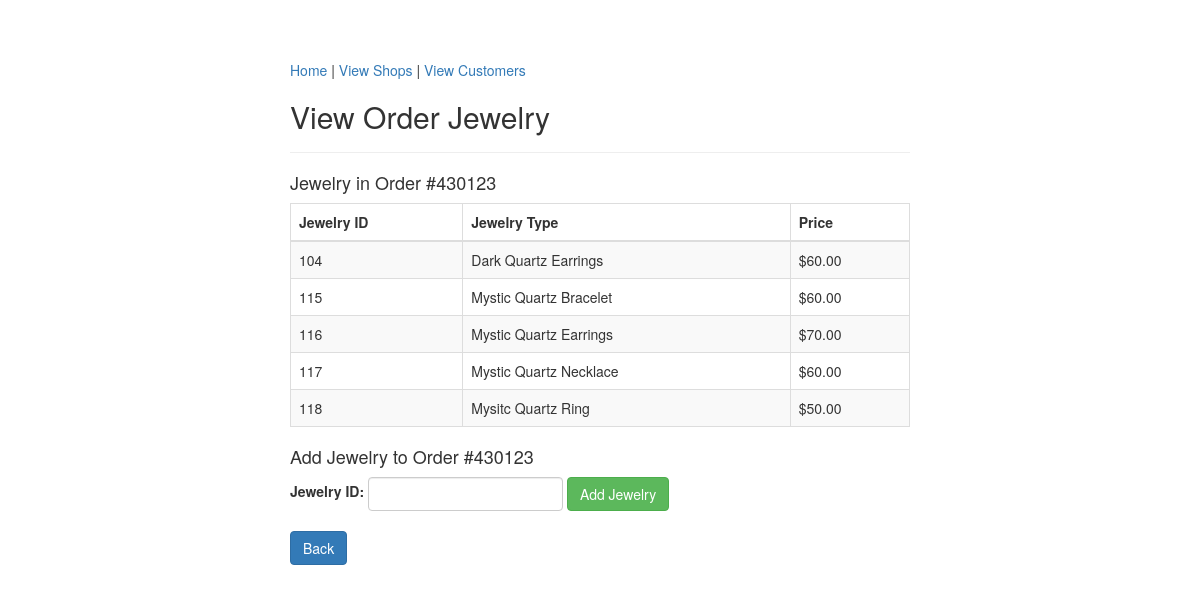
The app's page /viewOrderJewelry.php?order_number=430123, older data.
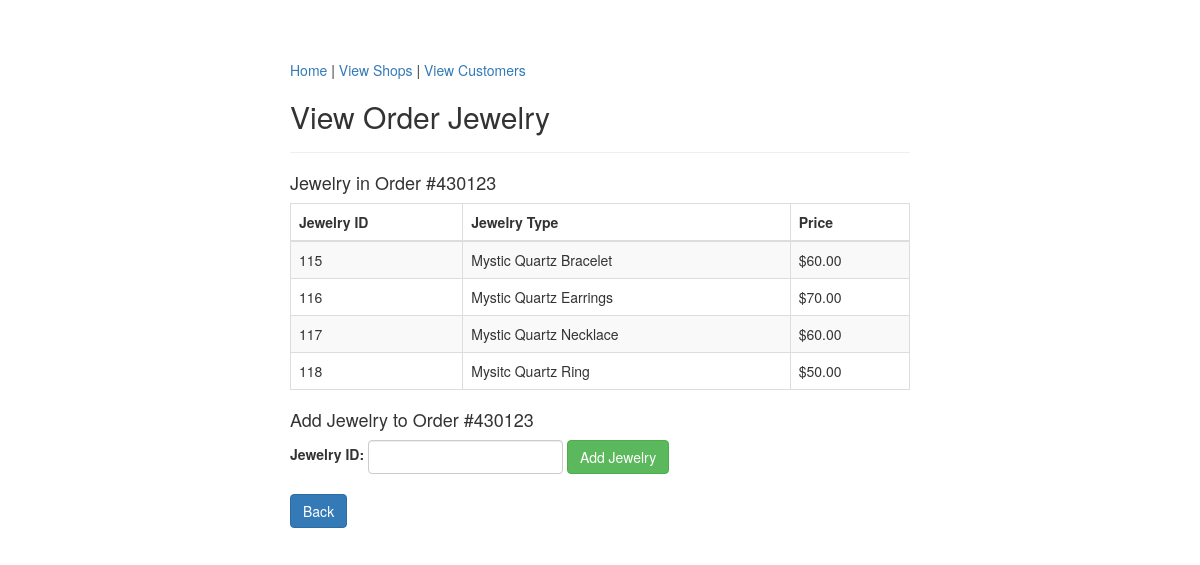
The same page, newer data.
### tables this page shows
CREATE TABLE `fp_order_jewelry` (
  `jewelry_id` int(11) NOT NULL,
  `order_number` int(11) NOT NULL
);

CREATE TABLE `fp_jewelry` (
  `jewelry_id` int(11) NOT NULL,
  `type` varchar(30) NOT NULL,
  `primary_material` varchar(30) NOT NULL,
  `price` int(11) NOT NULL,
  `order_number` int(11) DEFAULT NULL
);

### viewOrderJewelry.php (the view, shortened to what this page needs)
<?php
    require_once "config.php";
?>
<!DOCTYPE html>
<html lang="en">
<head>
    <link rel="stylesheet" href="https://maxcdn.bootstrapcdn.com/bootstrap/3.3.7/css/bootstrap.css">
</head>
<body>
    <div class="wrapper">
        <div class="container-fluid">
            <div class="row">
                <div class="col-md-12">
                    <div class="page-header clearfix">
                        <nav>
                            <a href="index.php">Home</a> |
                            <a href="viewShops.php">View Shops</a> |
                            <a href="viewCustomers.php">View Customers</a>
                        </nav>
                        <h2 class="pull-left">View Order Jewelry</h2>
                    </div>
<?php
if(isset($_SESSION["order_number"]) ){
    $sql = "SELECT o.jewelry_id, j.type, j.price
        FROM fp_order_jewelry o
        JOIN fp_jewelry j ON o.jewelry_id = j.jewelry_id
        WHERE o.order_number = ?";
    if($stmt = mysqli_prepare($link, $sql)){
        mysqli_stmt_bind_param($stmt, "s", $param_cid);
        if(mysqli_stmt_execute($stmt)){
            $result = mysqli_stmt_get_result($stmt);
			echo "<h4> Jewelry in Order #". $_SESSION["order_number"] ."</h4><p>";
			if(mysqli_num_rows($result) > 0){
				echo "<table class='table table-bordered table-striped'>";
                    echo "<thead>";
                        echo "<tr>";
				echo "<th>Jewelry ID</th>";
                echo "<th>Jewelry Type</th>";
                echo "<th>Price</th>";
                        echo "</tr>";
                    echo "</thead>";
                    echo "<tbody>";
                    while($row = mysqli_fetch_array($result)){
                        echo "<tr>";
			echo "<td>" . $row['jewelry_id'] . "</td>";
            echo "<td>" . $row['type'] . "</td>";
            echo "<td>$" . $row['price'] . ".00</td>";
						echo "</tr>";
                    }
                    echo "</tbody>";
                echo "</table>";
echo "<h4>Add Jewelry to Order #" . $_SESSION["order_number"] . "</h4>";
echo '<form action="createOrderJewelry.php" method="post" class="form-inline">';
echo '    <div class="form-group">';
echo '        <label for="jewelry_id">Jewelry ID: </label>';
echo '        <input type="text" class="form-control" name="jewelry_id" id="jewelry_id" required>';
echo '    </div> ';
echo '    <button type="submit" class="btn btn-success">Add Jewelry</button>';
echo '</form><br>';
			} else {
				echo "No Jewelry In Order ";
			}
        } else{
            header("location: error.php");
            exit();
        }
    }
} else{
    header("location: error.php");
    exit();
}
?>
	<p><a href="viewOrders.php" class="btn btn-primary">Back</a></p>
    </div>
   </div>
  </div>
</div>
</body>
</html>

Row changes from the older to the newer data that the page shows:
removed fp_order_jewelry: jewelry "104", jewelry.type "Dark Quartz Earrings", jewelry.price "60"
